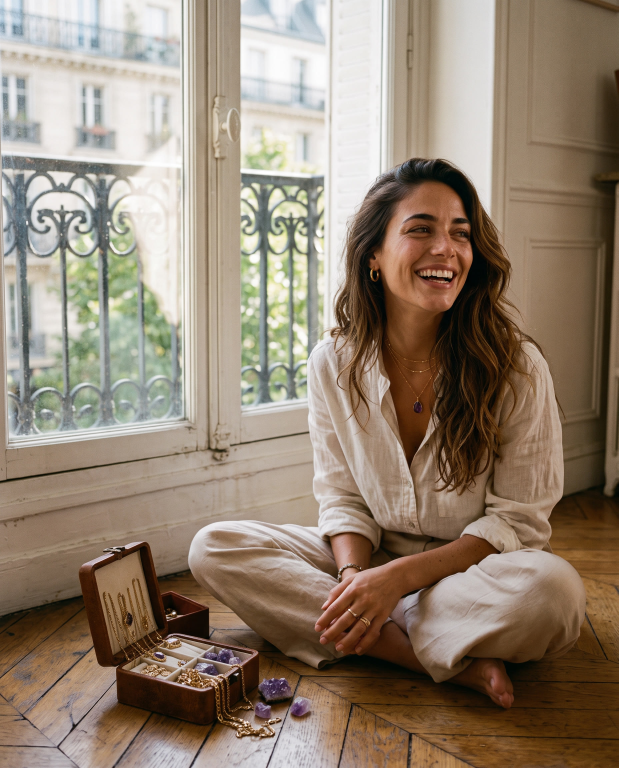
#> input picture docs/marketing/lou/carrousel-01/photos/a-sol.jpg, 1856 x 2304 px (shown at 1/3 size)
$ python lou-carousel-edito.py
#> lines starting #> are read from the running program, lines starting #| are printed output that depends on the picture
"""Lou carousels, 'éditorial' style: full-bleed photos, magazine typography, no paper/tape.

Renders carrousels 01 to 09 into docs/marketing/lou/carrousel-0X/edito/ from the
photos already in each carousel folder. Needs Pillow, the Cormorant fonts in
docs/marketing/lou/fonts/ and Inter (system font).

Usage: python3 scripts/lou-carousel-edito.py [01 02 ...]   (default: all)
"""
import sys
from pathlib import Path
from PIL import Image, ImageDraw, ImageEnhance, ImageFont, ImageOps

REPO = Path(__file__).resolve().parent.parent / "docs" / "marketing" / "lou"
W, H = 1080, 1350
IVORY = (246, 240, 230)
INK = (20, 18, 17)
GOLD = (201, 162, 75)
F = REPO / "fonts"
SHOTS = REPO.parent.parent / "appstore" / "screenshots-framed"
SHOT = REPO.parent.parent / "appstore" / "screenshots-framed" / "01-essayage-framed.png"
INTER = Path("/usr/share/fonts/opentype/inter")

SERIF_I = lambda s: ImageFont.truetype(str(F / "Cormorant-MediumItalic.ttf"), s)
SERIF = lambda s: ImageFont.truetype(str(F / "Cormorant-Medium.ttf"), s)
SEMI = lambda s: ImageFont.truetype(str(INTER / "Inter-SemiBold.otf"), s)
MED = lambda s: ImageFont.truetype(str(INTER / "Inter-Medium.otf"), s)


def grade(img):
    """Light editorial grade: a touch of contrast, fine grain."""
    img = ImageEnhance.Contrast(img.convert("RGB")).enhance(1.04)
    g = Image.merge("RGB", [Image.effect_noise(img.size, 22).convert("L")] * 3)
    return Image.blend(img, g, 0.045)


def load(path, trim=0.022):
    img = Image.open(path)
    dx, dy = int(img.width * trim), int(img.height * trim)  # the generator sometimes adds a dark frame
    return img.crop((dx, dy, img.width - dx, img.height - dy))


def bleed(path, size=(W, H), centering=(0.5, 0.4)):
    return grade(ImageOps.fit(load(path), size, Image.LANCZOS, centering=centering)).convert("RGBA")


def shade(c, start, strength=235, top=0):
    """Dark gradient from `start` to the bottom (and an optional soft one at the top)."""
    m = Image.new("L", (1, H), 0)
    for y in range(H):
        a = 0
        if y > start:
            t = (y - start) / (H - start)
            a = int(strength * min(1, t * 1.25) ** 1.4)
        if y < top:
            a = max(a, int(110 * (1 - y / top) ** 1.6))
        m.putpixel((0, y), a)
    layer = Image.new("RGBA", (W, H), INK + (0,))
    layer.putalpha(m.resize((W, H)))
    c.alpha_composite(layer)


def tracked(d, xy, s, f, fill, spacing=4, anchor="l"):
    x, y = xy
    width = sum(f.getlength(ch) for ch in s) + spacing * (len(s) - 1)
    if anchor == "r":
        x -= width
    elif anchor == "m":
        x -= width / 2
    for ch in s:
        d.text((x, y), ch, font=f, fill=fill)
        x += f.getlength(ch) + spacing


def wrap(s, f, width):
    lines, cur = [], ""
    for w in s.split(" "):
        t = (cur + " " + w).strip()
        if f.getlength(t) <= width:
            cur = t
        else:
            lines.append(cur)
            cur = w
    return lines + [cur]


def chrome(c, n, total, kicker, dark=True):
    d = ImageDraw.Draw(c)
    col = IVORY if dark else INK
    tracked(d, (64, 60), kicker, SEMI(21), col, spacing=5)
    tracked(d, (W - 64, 60), f"{n:02d} / {total:02d}", SEMI(21), col, spacing=4, anchor="r")
    if n < total:
        tracked(d, (W - 64, H - 78), "GLISSE  →", SEMI(21), GOLD, spacing=5, anchor="r")


def chips(c, x, y, colors, w=92, h=40, gap=12):
    d = ImageDraw.Draw(c)
    for i, col in enumerate(colors):
        d.rectangle([x + i * (w + gap), y, x + i * (w + gap) + w, y + h], fill=col, outline=IVORY, width=2)


def content(path, n, total, kicker, label, title, tip, colors, out, ph=960):
    """Photo on top (jewellery and outfit stay clear of text), copy on an ink band below."""
    c = Image.new("RGBA", (W, H), INK + (255,))
    photo = bleed(path, (W, ph), (0.5, 0.3))
    fade = Image.new("L", (1, ph), 255)
    for y in range(ph - 170, ph):
        fade.putpixel((0, y), int(255 * (1 - (y - ph + 170) / 170) ** 1.3))
    photo.putalpha(fade.resize((W, ph)))
    c.alpha_composite(photo)
    top = Image.new("RGBA", (W, 160), INK + (0,))
    top.putalpha(Image.linear_gradient("L").rotate(180).resize((W, 160)).point(lambda v: int(v * 0.45)))
    c.alpha_composite(top)
    d = ImageDraw.Draw(c)
    tracked(d, (64, ph - 40), label, SEMI(22), GOLD, spacing=6)
    if colors:
        chips(c, W - 64 - len(colors) * 104 + 12, ph - 50, colors)
    size = 100
    while SERIF_I(size).getlength(title) > W - 128:
        size -= 4
    d.text((60, ph - 10 + (100 - size) // 2), title, font=SERIF_I(size), fill=IVORY)
    d.line([(64, ph + 120), (164, ph + 120)], fill=GOLD, width=3)
    for i, line in enumerate(wrap(tip, MED(31), W - 128)):
        d.text((64, ph + 146 + i * 44), line, font=MED(31), fill=(232, 226, 216))
    chrome(c, n, total, kicker)
    c.convert("RGB").save(out, quality=94)


def cover(path, total, kicker, title, sub, colors, out):
    c = bleed(path)
    shade(c, 420, strength=245, top=200)
    d = ImageDraw.Draw(c)
    lines = title.split("\n")
    size = 136
    while max(SERIF_I(size).getlength(l) for l in lines) > W - 120:
        size -= 4
    tf = SERIF_I(size)
    y = H - 300 - len(lines) * 126
    for i, line in enumerate(lines):
        d.text((56, y + i * 126), line, font=tf, fill=IVORY)
    d.line([(64, H - 262), (164, H - 262)], fill=GOLD, width=3)
    d.text((64, H - 230), sub, font=MED(36), fill=(232, 226, 216))
    if colors:
        chips(c, 64, y - 76, colors, w=70, h=34, gap=10)
    chrome(c, 1, total, kicker)
    c.convert("RGB").save(out, quality=94)


# [78 lines left out: functions secret, textslide, ending, sheet, not called in this run]


def c01(out):
    P = REPO / "carrousel-01" / "photos"
    k = "LOU · CETTE SEMAINE"
    cover(P / "a-sol.jpg", 6, k, "Ce que j'ai\nosé essayer", "Cette semaine, en vrai.", None, out / "01-couverture.jpg")
#> in load, img is the input picture: PIL image 1856x2304 RGB; mean R, G, B 147.4, 131.2, 114.2
#> in shade, `layer.putalpha(m.resize((W, H)))`:
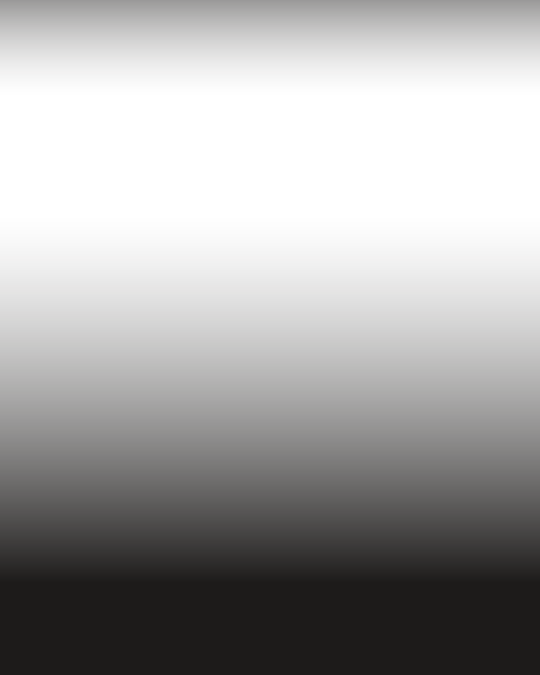
#> layer: PIL image 1080x1350 RGBA (shown at 1/2 size); mean R, G, B, A 20, 18, 17, 95.9; transparent parts drawn white
#> in cover, `c.convert("RGB").save(out, quality=94)`:
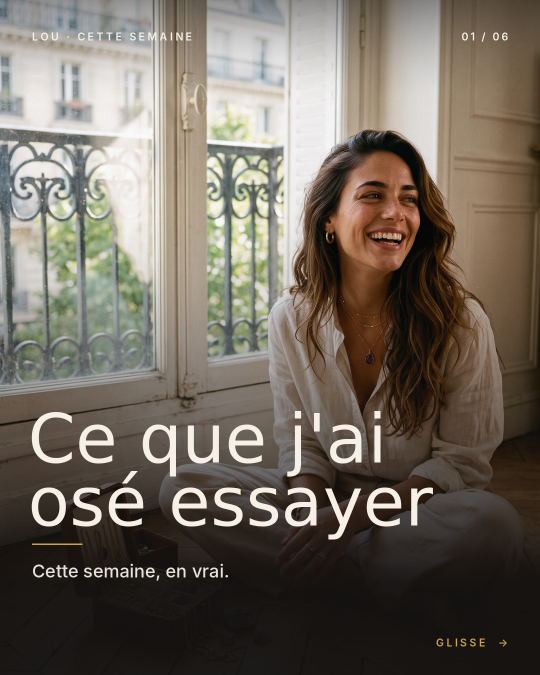
#> saved as 01-couverture.jpg: PIL image 1080x1350 RGB (shown at 1/2 size); mean R, G, B 112.5, 104.2, 93.9
    content(P / "b-rouge.jpg", 2, 6, k, "OSÉ N°1", "Le rouge, enfin.",
            "Dix ans que je me disais «\u00a0c'est pas pour moi\u00a0». Verdict\u00a0? Canon.", [(196, 30, 45)], out / "02-le-rouge.jpg")
#> call 2 of load, with trim = 0.022
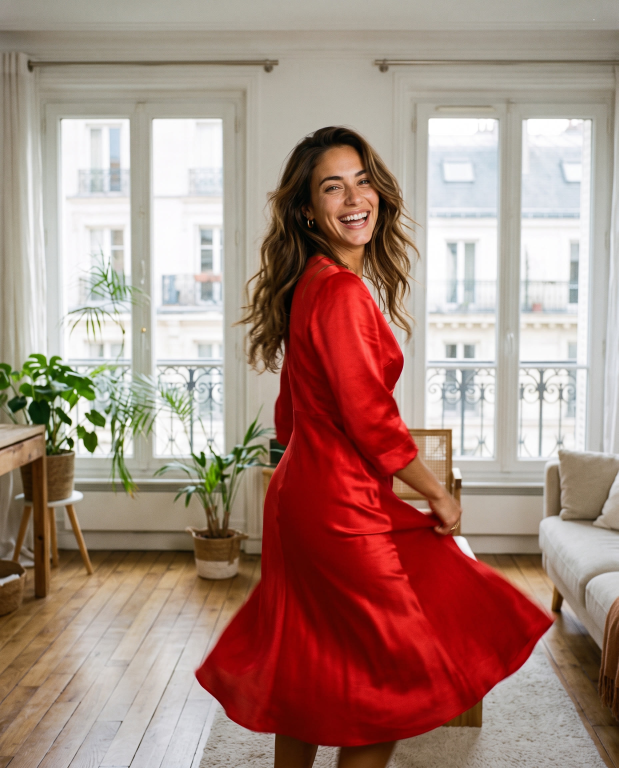
#> input picture docs/marketing/lou/carrousel-01/photos/b-rouge.jpg, 1856 x 2304 px (shown at 1/3 size)
#> in load, img is the input picture: PIL image 1856x2304 RGB; mean R, G, B 167.9, 136.6, 126.4
#> in grade (call 2), `g = Image.merge("RGB", [Image.effect_noise(img.size, 22).convert("L")]..`:
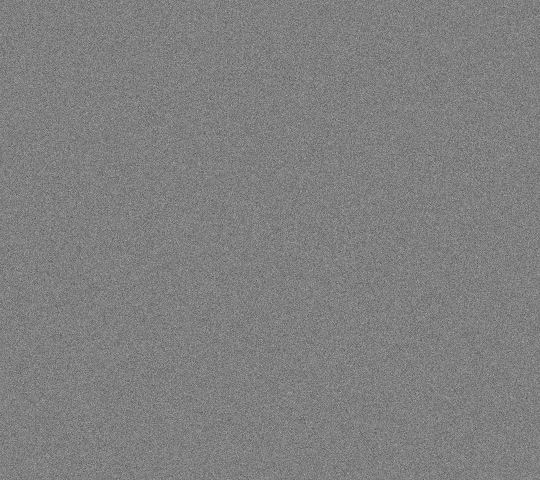
#> g: PIL image 1080x960 RGB (shown at 1/2 size); min 24, max 230, mean 127.5
#> in content, `photo.putalpha(fade.resize((W, ph)))`:
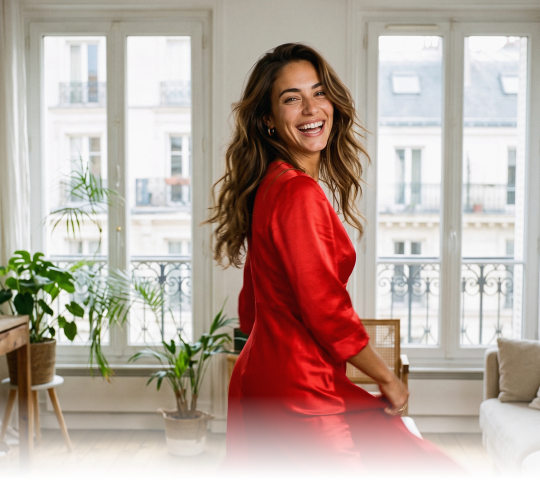
#> photo: PIL image 1080x960 RGBA (shown at 1/2 size); mean R, G, B, A 172.4, 145.7, 135.2, 229.5; transparent parts drawn white
#> in content, `top.putalpha(Image.linear_gradient("L").rotate(180).resize((W, 160)).p..`:
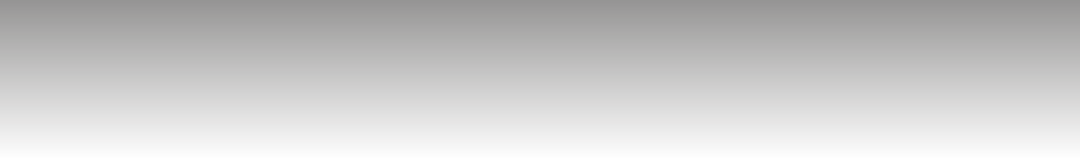
#> top: PIL image 1080x160 RGBA; mean R, G, B, A 20, 18, 17, 57; transparent parts drawn white
#> in content, `c.convert("RGB").save(out, quality=94)`:
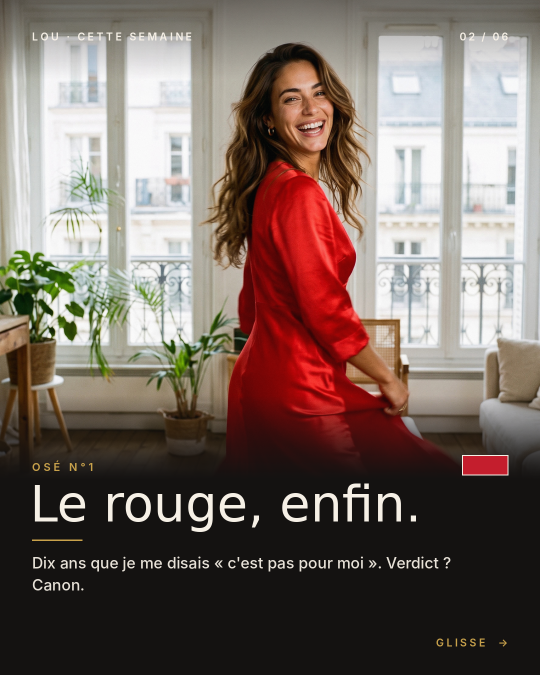
#> saved as 02-le-rouge.jpg: PIL image 1080x1350 RGB (shown at 1/2 size); mean R, G, B 119.6, 104.2, 97.6
    content(P / "c-mains.jpg", 3, 6, k, "LES BIJOUX", "Faits main",
            "Des pierres brutes, de l'or fin. Derrière chaque bijou, il y a des mains.", None, out / "03-faits-main.jpg")
    secret(4, 6, k, "MON SECRET", "1 photo,\net j'essaie tout.", "La robe, la bague, la couleur interdite.",
           ["Sans cabine.", "Sans vendeuse.", "Sans regret."], out / "04-mon-secret.jpg")
    content(P / "d-cafe.jpg", 5, 6, k, "À TOI", "Et toi ?",
            "C'est quoi la couleur que tu n'as jamais osé porter ? Dis-le-moi en commentaire, je la teste pour toi.",
            None, out / "05-et-toi.jpg")
    ending([P / "a-sol.jpg", P / "b-rouge.jpg", P / "d-cafe.jpg"], 6, k, "Ose.", "C'est gratuit d'essayer.",
           out / "06-ose.jpg", pill="Dis-moi ta couleur en commentaire")


# [142 lines left out: functions c02, c03, c04, c05, c06, c07 and 2 more, not called in this run]


if __name__ == "__main__":
    jobs = {"01": c01, "02": c02, "03": c03, "04": c04, "05": c05, "06": c06, "07": c07, "08": c08, "09": c09}
    for num in sys.argv[1:] or jobs:
        name, fn = f"carrousel-{num}", jobs[num]
        o = REPO / name / "edito"
        o.mkdir(parents=True, exist_ok=True)
#> (the run stopped early here; a loop or call above may not have finished)
